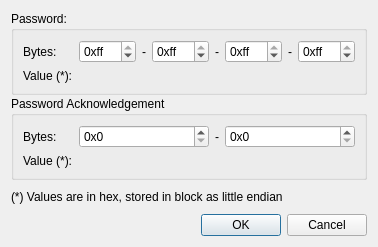
<?xml version="1.0" encoding="UTF-8"?>
<ui version="4.0">
 <class>MifareUltralightPasswordEditor</class>
 <widget class="QDialog" name="MifareUltralightPasswordEditor">
  <property name="geometry">
   <rect>
    <x>0</x>
    <y>0</y>
    <width>378</width>
    <height>247</height>
   </rect>
  </property>
  <property name="windowTitle">
   <string>Ultralight Authentication</string>
  </property>
  <layout class="QVBoxLayout" name="verticalLayout">
   <property name="spacing">
    <number>1</number>
   </property>
   <item>
    <widget class="QGroupBox" name="groupBox">
     <property name="title">
      <string>Password:</string>
     </property>
     <layout class="QFormLayout" name="formLayout_2">
      <property name="fieldGrowthPolicy">
       <enum>QFormLayout::AllNonFixedFieldsGrow</enum>
      </property>
      <item row="0" column="0">
       <widget class="QLabel" name="label">
        <property name="text">
         <string>Bytes:</string>
        </property>
       </widget>
      </item>
      <item row="0" column="1">
       <layout class="QHBoxLayout" name="horizontalLayout">
        <item>
         <widget class="QSpinBox" name="pwdByteZeroSpin">
          <property name="prefix">
           <string>0x</string>
          </property>
          <property name="maximum">
           <number>255</number>
          </property>
          <property name="value">
           <number>255</number>
          </property>
          <property name="displayIntegerBase">
           <number>16</number>
          </property>
         </widget>
        </item>
        <item>
         <widget class="QLabel" name="label_3">
          <property name="sizePolicy">
           <sizepolicy hsizetype="Maximum" vsizetype="Preferred">
            <horstretch>0</horstretch>
            <verstretch>0</verstretch>
           </sizepolicy>
          </property>
          <property name="text">
           <string>-</string>
          </property>
         </widget>
        </item>
        <item>
         <widget class="QSpinBox" name="pwdByteOneSpin">
          <property name="prefix">
           <string>0x</string>
          </property>
          <property name="maximum">
           <number>255</number>
          </property>
          <property name="value">
           <number>255</number>
          </property>
          <property name="displayIntegerBase">
           <number>16</number>
          </property>
         </widget>
        </item>
        <item>
         <widget class="QLabel" name="label_4">
          <property name="sizePolicy">
           <sizepolicy hsizetype="Maximum" vsizetype="Preferred">
            <horstretch>0</horstretch>
            <verstretch>0</verstretch>
           </sizepolicy>
          </property>
          <property name="text">
           <string>-</string>
          </property>
         </widget>
        </item>
        <item>
         <widget class="QSpinBox" name="pwdByteTwoSpin">
          <property name="prefix">
           <string>0x</string>
          </property>
          <property name="maximum">
           <number>255</number>
          </property>
          <property name="value">
           <number>255</number>
          </property>
          <property name="displayIntegerBase">
           <number>16</number>
          </property>
         </widget>
        </item>
        <item>
         <widget class="QLabel" name="label_5">
          <property name="sizePolicy">
           <sizepolicy hsizetype="Maximum" vsizetype="Preferred">
            <horstretch>0</horstretch>
            <verstretch>0</verstretch>
           </sizepolicy>
          </property>
          <property name="text">
           <string>-</string>
          </property>
         </widget>
        </item>
        <item>
         <widget class="QSpinBox" name="pwdByteThreeSpin">
          <property name="prefix">
           <string>0x</string>
          </property>
          <property name="maximum">
           <number>255</number>
          </property>
          <property name="value">
           <number>255</number>
          </property>
          <property name="displayIntegerBase">
           <number>16</number>
          </property>
         </widget>
        </item>
       </layout>
      </item>
      <item row="1" column="0">
       <widget class="QLabel" name="label_2">
        <property name="text">
         <string>Value (*):</string>
        </property>
       </widget>
      </item>
      <item row="1" column="1">
       <widget class="QNumberEdit" name="pwdEdit"/>
      </item>
     </layout>
    </widget>
   </item>
   <item>
    <widget class="QGroupBox" name="groupBox_2">
     <property name="title">
      <string>Password Acknowledgement</string>
     </property>
     <layout class="QFormLayout" name="formLayout">
      <property name="fieldGrowthPolicy">
       <enum>QFormLayout::AllNonFixedFieldsGrow</enum>
      </property>
      <item row="0" column="0">
       <widget class="QLabel" name="label_6">
        <property name="text">
         <string>Bytes:</string>
        </property>
       </widget>
      </item>
      <item row="0" column="1">
       <layout class="QHBoxLayout" name="horizontalLayout_2">
        <item>
         <widget class="QSpinBox" name="packByteZeroSpin">
          <property name="prefix">
           <string>0x</string>
          </property>
          <property name="maximum">
           <number>255</number>
          </property>
          <property name="displayIntegerBase">
           <number>16</number>
          </property>
         </widget>
        </item>
        <item>
         <widget class="QLabel" name="label_8">
          <property name="sizePolicy">
           <sizepolicy hsizetype="Maximum" vsizetype="Preferred">
            <horstretch>0</horstretch>
            <verstretch>0</verstretch>
           </sizepolicy>
          </property>
          <property name="text">
           <string>-</string>
          </property>
         </widget>
        </item>
        <item>
         <widget class="QSpinBox" name="packByteOneSpin">
          <property name="prefix">
           <string>0x</string>
          </property>
          <property name="maximum">
           <number>255</number>
          </property>
          <property name="displayIntegerBase">
           <number>16</number>
          </property>
         </widget>
        </item>
       </layout>
      </item>
      <item row="1" column="0">
       <widget class="QLabel" name="label_7">
        <property name="text">
         <string>Value (*):</string>
        </property>
       </widget>
      </item>
      <item row="1" column="1">
       <widget class="QNumberEdit" name="packEdit"/>
      </item>
     </layout>
    </widget>
   </item>
   <item>
    <widget class="QLabel" name="label_9">
     <property name="text">
      <string>(*) Values are in hex, stored in block as little endian</string>
     </property>
     <property name="wordWrap">
      <bool>true</bool>
     </property>
    </widget>
   </item>
   <item>
    <widget class="QDialogButtonBox" name="buttonBox">
     <property name="orientation">
      <enum>Qt::Horizontal</enum>
     </property>
     <property name="standardButtons">
      <set>QDialogButtonBox::Cancel|QDialogButtonBox::Ok</set>
     </property>
    </widget>
   </item>
  </layout>
 </widget>
 <customwidgets>
  <customwidget>
   <class>QNumberEdit</class>
   <extends>QFrame</extends>
   <header location="global">qnumberedit.h</header>
   <container>1</container>
  </customwidget>
 </customwidgets>
 <resources/>
 <connections>
  <connection>
   <sender>buttonBox</sender>
   <signal>accepted()</signal>
   <receiver>MifareUltralightPasswordEditor</receiver>
   <slot>accept()</slot>
   <hints>
    <hint type="sourcelabel">
     <x>248</x>
     <y>254</y>
    </hint>
    <hint type="destinationlabel">
     <x>157</x>
     <y>274</y>
    </hint>
   </hints>
  </connection>
  <connection>
   <sender>buttonBox</sender>
   <signal>rejected()</signal>
   <receiver>MifareUltralightPasswordEditor</receiver>
   <slot>reject()</slot>
   <hints>
    <hint type="sourcelabel">
     <x>316</x>
     <y>260</y>
    </hint>
    <hint type="destinationlabel">
     <x>286</x>
     <y>274</y>
    </hint>
   </hints>
  </connection>
 </connections>
</ui>
